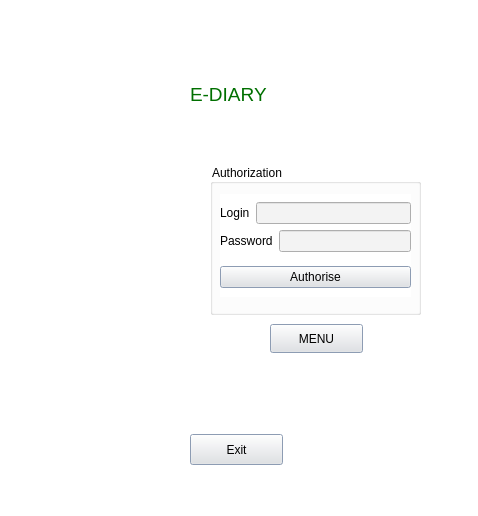
<?xml version="1.0" encoding="UTF-8"?>
<ui version="4.0">
 <class>MainWindow</class>
 <widget class="QMainWindow" name="MainWindow">
  <property name="geometry">
   <rect>
    <x>0</x>
    <y>0</y>
    <width>478</width>
    <height>516</height>
   </rect>
  </property>
  <property name="font">
   <font>
    <bold>false</bold>
   </font>
  </property>
  <property name="mouseTracking">
   <bool>false</bool>
  </property>
  <property name="windowTitle">
   <string>MainWindow</string>
  </property>
  <property name="styleSheet">
   <string notr="true">background-color: rgb(255, 255, 255);</string>
  </property>
  <widget class="QWidget" name="centralwidget">
   <widget class="QGroupBox" name="groupBox">
    <property name="geometry">
     <rect>
      <x>210</x>
      <y>160</y>
      <width>211</width>
      <height>151</height>
     </rect>
    </property>
    <property name="title">
     <string>Authorization</string>
    </property>
    <widget class="QWidget" name="layoutWidget">
     <property name="geometry">
      <rect>
       <x>10</x>
       <y>30</y>
       <width>191</width>
       <height>103</height>
      </rect>
     </property>
     <layout class="QVBoxLayout" name="verticalLayout_2">
      <item>
       <layout class="QVBoxLayout" name="verticalLayout">
        <item>
         <layout class="QHBoxLayout" name="horizontalLayout">
          <item>
           <widget class="QLabel" name="label">
            <property name="text">
             <string>Login</string>
            </property>
           </widget>
          </item>
          <item>
           <widget class="QLineEdit" name="login">
            <property name="styleSheet">
             <string notr="true">background-color: rgb(243, 243, 243);</string>
            </property>
           </widget>
          </item>
         </layout>
        </item>
        <item>
         <layout class="QHBoxLayout" name="horizontalLayout_2">
          <item>
           <widget class="QLabel" name="label_2">
            <property name="text">
             <string>Password</string>
            </property>
           </widget>
          </item>
          <item>
           <widget class="QLineEdit" name="password">
            <property name="styleSheet">
             <string notr="true">background-color: rgb(243, 243, 243);</string>
            </property>
           </widget>
          </item>
         </layout>
        </item>
       </layout>
      </item>
      <item>
       <widget class="QPushButton" name="authoriseButton">
        <property name="autoFillBackground">
         <bool>false</bool>
        </property>
        <property name="styleSheet">
         <string notr="true">border-color: rgb(170, 170, 127);
gridline-color: rgb(108, 108, 108);
background-color: rgb(230, 230, 230);
selection-background-color: rgb(205, 225, 255);</string>
        </property>
        <property name="text">
         <string>Authorise</string>
        </property>
        <property name="iconSize">
         <size>
          <width>20</width>
          <height>30</height>
         </size>
        </property>
        <property name="autoDefault">
         <bool>false</bool>
        </property>
        <property name="default">
         <bool>true</bool>
        </property>
       </widget>
      </item>
     </layout>
    </widget>
   </widget>
   <widget class="QLabel" name="logo">
    <property name="geometry">
     <rect>
      <x>40</x>
      <y>150</y>
      <width>161</width>
      <height>171</height>
     </rect>
    </property>
    <property name="text">
     <string/>
    </property>
    <property name="pixmap">
     <pixmap>../diarys-logo.png</pixmap>
    </property>
   </widget>
   <widget class="QPushButton" name="exitButton">
    <property name="geometry">
     <rect>
      <x>190</x>
      <y>430</y>
      <width>93</width>
      <height>31</height>
     </rect>
    </property>
    <property name="styleSheet">
     <string notr="true">border-color: rgb(170, 170, 127);
gridline-color: rgb(108, 108, 108);
background-color: rgb(230, 230, 230);
selection-background-color: rgb(205, 225, 255);</string>
    </property>
    <property name="text">
     <string>Exit</string>
    </property>
    <property name="default">
     <bool>true</bool>
    </property>
   </widget>
   <widget class="QPushButton" name="menuButton">
    <property name="geometry">
     <rect>
      <x>270</x>
      <y>320</y>
      <width>93</width>
      <height>29</height>
     </rect>
    </property>
    <property name="autoFillBackground">
     <bool>false</bool>
    </property>
    <property name="styleSheet">
     <string notr="true">border-color: rgb(170, 170, 127);
gridline-color: rgb(108, 108, 108);
background-color: rgb(230, 230, 230);
selection-background-color: rgb(205, 225, 255);</string>
    </property>
    <property name="text">
     <string>MENU</string>
    </property>
    <property name="checkable">
     <bool>false</bool>
    </property>
    <property name="checked">
     <bool>false</bool>
    </property>
    <property name="autoExclusive">
     <bool>false</bool>
    </property>
    <property name="default">
     <bool>true</bool>
    </property>
    <property name="flat">
     <bool>false</bool>
    </property>
   </widget>
   <widget class="QLabel" name="label_3">
    <property name="geometry">
     <rect>
      <x>190</x>
      <y>70</y>
      <width>91</width>
      <height>41</height>
     </rect>
    </property>
    <property name="layoutDirection">
     <enum>Qt::LeftToRight</enum>
    </property>
    <property name="text">
     <string>&lt;html&gt;&lt;head/&gt;&lt;body&gt;&lt;p align=&quot;justify&quot;&gt;&lt;span style=&quot; font-size:14pt; color:#006f00;&quot;&gt;E-DIARY&lt;/span&gt;&lt;/p&gt;&lt;/body&gt;&lt;/html&gt;</string>
    </property>
    <property name="alignment">
     <set>Qt::AlignJustify|Qt::AlignVCenter</set>
    </property>
   </widget>
  </widget>
  <widget class="QMenuBar" name="menubar">
   <property name="geometry">
    <rect>
     <x>0</x>
     <y>0</y>
     <width>478</width>
     <height>26</height>
    </rect>
   </property>
   <widget class="QMenu" name="menuDAILY">
    <property name="title">
     <string/>
    </property>
   </widget>
   <addaction name="menuDAILY"/>
  </widget>
  <widget class="QStatusBar" name="statusbar"/>
 </widget>
 <resources/>
 <connections/>
</ui>
